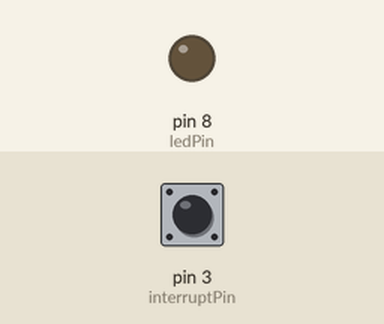
This sketch was run on a simulated Arduino Uno, built with avr-gcc and run on an emulated ATmega328P. On the bench: output pins drawn as LEDs (lit = HIGH). The test bench sets the inputs (shaded band); at power-on: pin 3 (interruptPin) LOW.

Above: at 1.2 s.
1.3 s: pin 3 (interruptPin) pulled HIGH for 0.15 s
At 2.2 s:
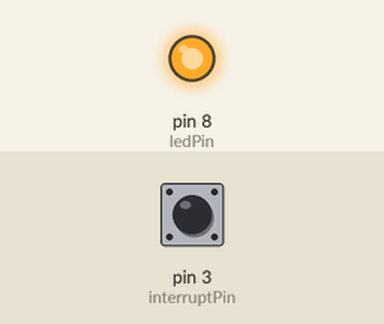
2.9 s: pin 3 (interruptPin) pulled HIGH for 1 s
At 3.4 s:
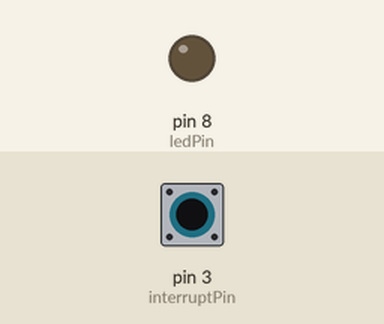
5.4 s: pin 3 (interruptPin) pulled HIGH for 3.2 s
At 6.5 s:
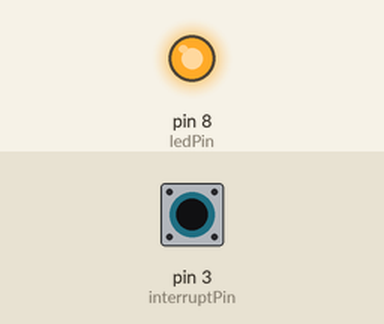
Timing chart, 0 to 8.4 s (numbered marks = the images above; inputs shaded):
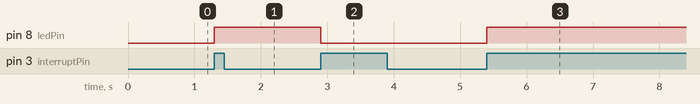

The sketch:

POCInterrupt.ino
```cpp
const int ledPin = 8;
const int interruptPin = 3;
int state = LOW;

void setup() {
  pinMode(ledPin, OUTPUT);
  pinMode(interruptPin, INPUT);
  attachInterrupt(digitalPinToInterrupt(interruptPin), blink, RISING);
}

void loop() {
  digitalWrite(ledPin, state);
}

void blink() {
  state = !state;
}
```

Measured:
- after the input at 1.3 s, pin 8 (ledPin): LOW → HIGH at once
- after the input at 2.9 s, pin 8 (ledPin): HIGH → LOW at once
- after the input at 5.4 s, pin 8 (ledPin): LOW → HIGH at once
